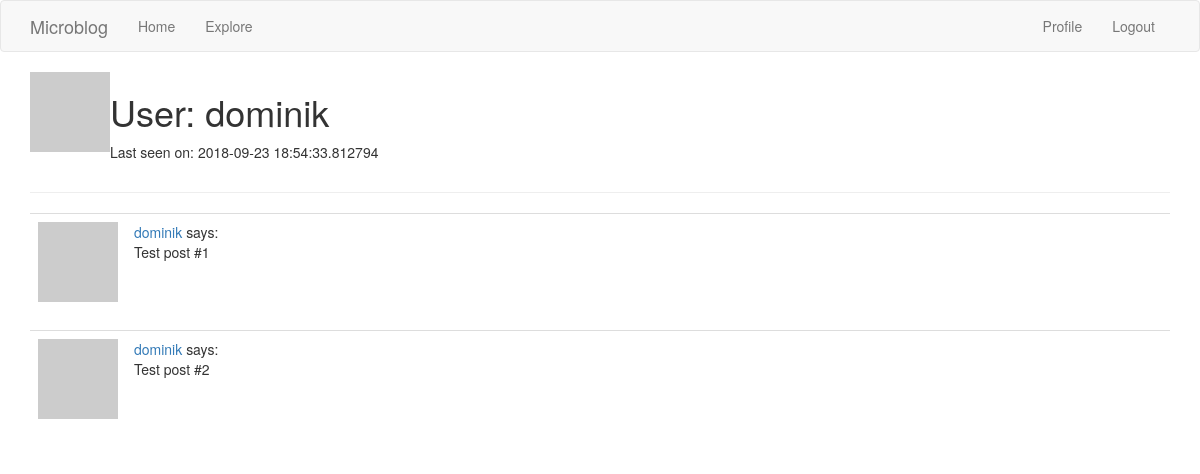
The page /user/dominik (signed in) on the database its author committed.
### app/mod_user/models.py (models this page shows, shortened)
class UserModel(UserMixin, db.Model):
    __tablename__ = 'users'
    id = db.Column(db.Integer, primary_key = True)
    username = db.Column(db.String(80), index=True, unique=True)
    email = db.Column(db.String(120), index=True, unique=True)
    password = db.Column(db.String(100), nullable=False)
    about_me = db.Column(db.String(140))
    last_seen = db.Column(db.DateTime, default=datetime.utcnow)
    @login_manager.user_loader
    def load_user(user_id):
        return UserModel.query.get(int(user_id))
    def avatar(self, size):
        digest = md5(self.email.lower().encode('utf-8')).hexdigest()
        return 'https://www.gravatar.com/avatar/{}?d=identicon&s={}'.format(digest, size)

### app/mod_user/views.py (the view)
@user_profile.route('/user/<username>')
@login_required
def profile_get(username):
    user = UserModel.query.filter_by(username=username).first()
    posts = [
        {'author': user, 'body': 'Test post #1'},
        {'author': user, 'body': 'Test post #2'}
    ]
    return render_template('user/user.html', user=user, posts=posts)

### app/templates/user/user.html (shortened to what this page needs)
{% extends "base.html" %}
{% block app_content %}
    <table>
        <tr valign="top">
            <td><img src="{{ user.avatar(128) }}"></td>
            <td>
                <h1>User: {{ user.username }}</h1>
                {% if user.last_seen %}<p>Last seen on: {{ user.last_seen }}</p>{% endif %}
            </td>
        </tr>
    </table>
    <hr>
    {% for post in posts %}
        {% include '_post.html' %}
    {% endfor %}
{% endblock %}

### app/templates/_post.html
    <table class="table table-hover">
        <tr>
            <td width="70px">
                <a href="{{ url_for('user_profile.profile_get', username=post.author.username) }}">
                    <img src="{{ post.author.avatar(70) }}" />
                </a>
            </td>
            <td>
                <a href="{{ url_for('user_profile.profile_get', username=post.author.username) }}">
                    {{ post.author.username }}
                </a>
                says:
                <br>
                {{ post.body }}
            </td>
        </tr>
    </table>

### rows shown on the page
UserModel: username "dominik", last_seen "2018-09-23 18:54:33.812794", author.username "dominik" "dominik"

### other values the page prints
{{ post.body }} "Test post #1" "Test post #2"
